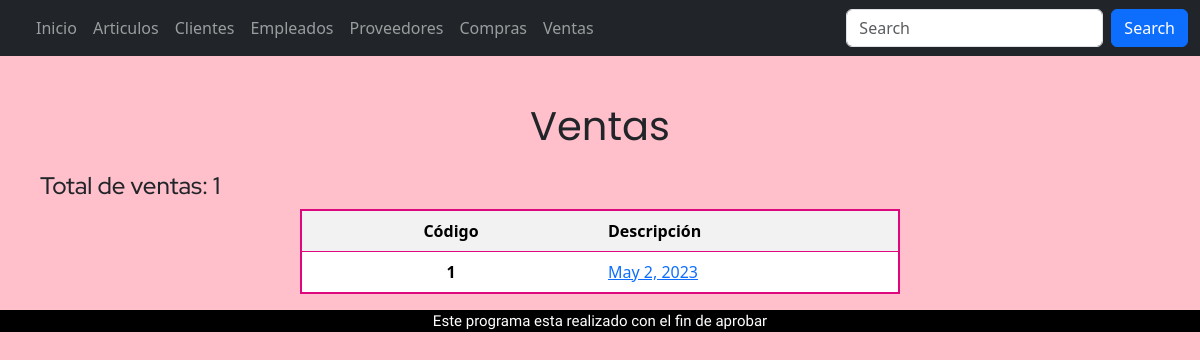
The page /tablaVentas/ on the database as committed earlier.
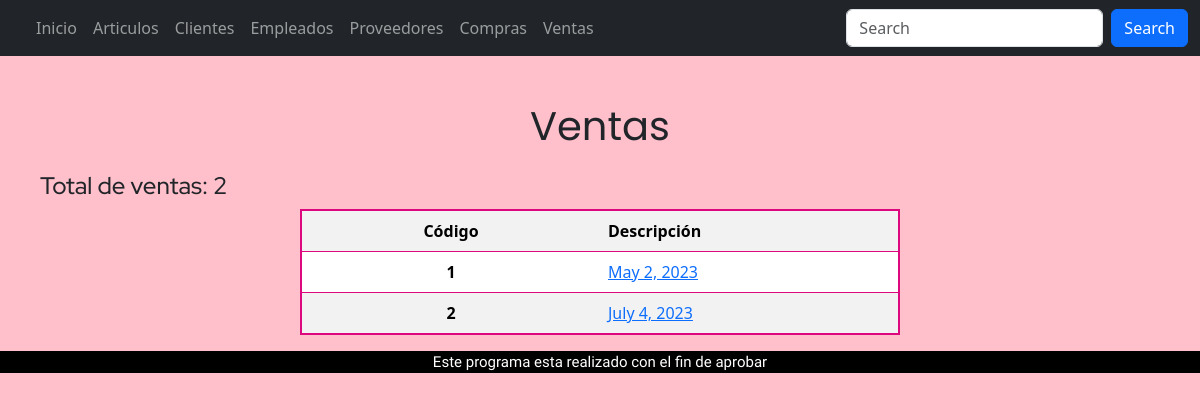
The same page on the database as committed later.
### appRieVictoria/models.py (models this page shows)
class Ventas(models.Model):
    idEmpleado = models.ForeignKey(Empleados, on_delete=models.CASCADE,verbose_name="Empleado")
    idClientes = models.ForeignKey(Clientes, on_delete=models.CASCADE,verbose_name="Cliente")
    fecha = models.DateField(help_text="Fecha de venta",verbose_name="Fecha")
    articulos = models.ManyToManyField("Articulos" ,related_name='ventas_productos', through="ventaProd")
    tipoFactura =models.ForeignKey("tipoFactura", on_delete=models.CASCADE, default=1, verbose_name="Tipo de Factura")

### appRieVictoria/views.py (the view)
def tablaVentas(request):
    context = {'Ventas': Ventas.objects.all()}
    return render(request, 'tablaVentas.html', context)

### proyectoRieVictoria/templates/tablaVentas.html
{% extends "base.html" %}
{% block content %}
<div class="nombreTablas">
    <p >Ventas</p>
</div>
    <div class="descripcionArt">
        <h4>Total de ventas: {{Ventas|length}}</h4>
    </div>
    <div class="contenedorTabla">
        <div class="col-6">
    <div>
        <table class="table tablaBorde1 table-condensed table-striped">
            <tr>
                <th class="centrado">Código</th>
                <th >Descripción</th>
            </tr>
            {% for p in Ventas %}
                <tr>
                    <td class="centrado" >{{p.id}}</td>
                    <td><a href="/ventas/{{ p.id }}/">{{p.fecha}}</a></td>
                </tr>
                {% endfor %}
        </table>
    </div>
    </div>
    </div>
{% endblock %}

Rows that differ between the two databases and show on the page:
added Ventas: id "2", fecha "July 4, 2023"
Other text that changed with them:
{{ Ventas|length }}: "1" → "2"
